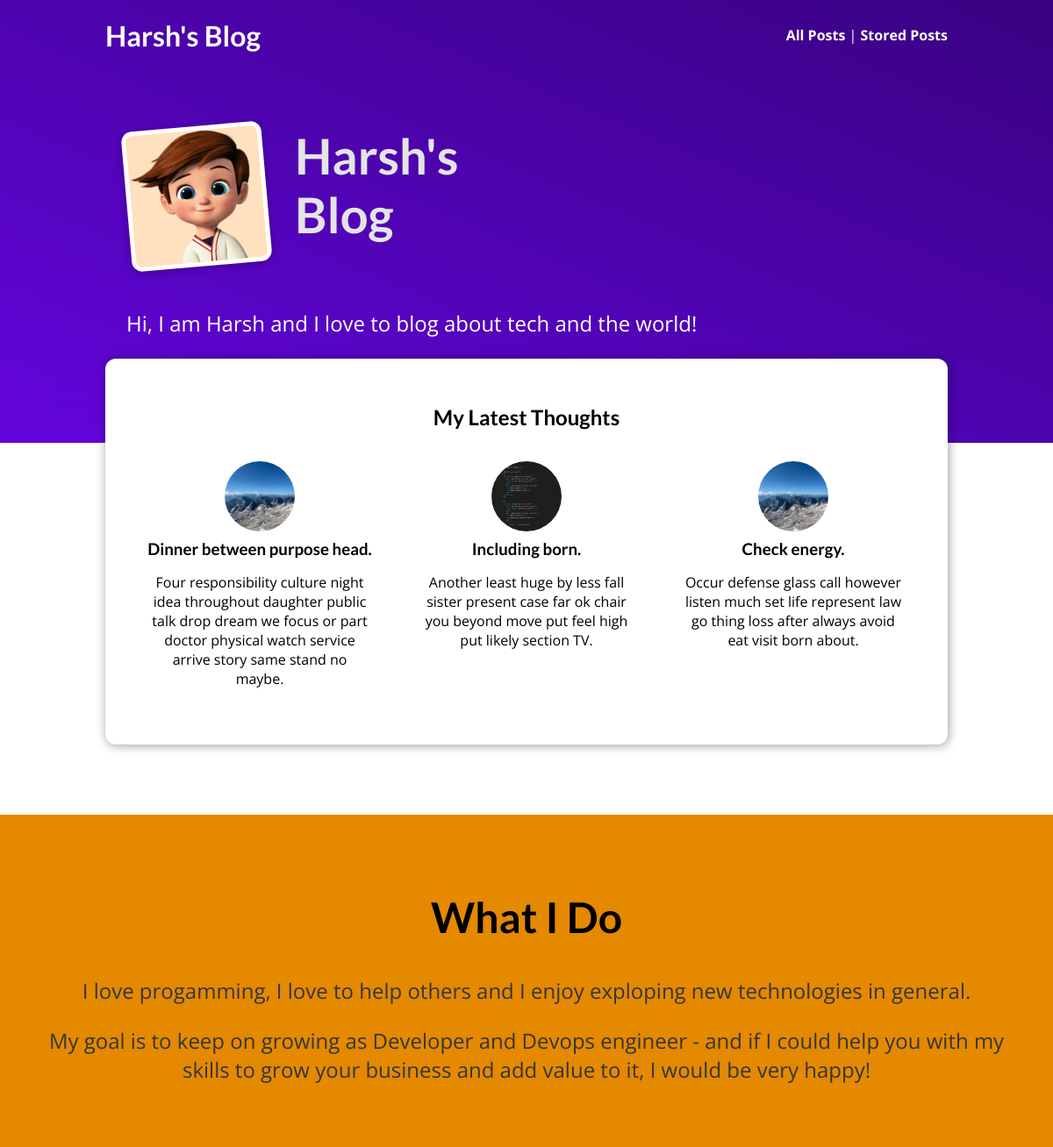
The page / on the database its author committed.
### blog/models.py (models this page shows, shortened)
class Post(models.Model):
    author = models.ForeignKey(
        Author, related_name="posts", on_delete=models.SET_NULL, null=True)
    tags = models.ManyToManyField(Tag, related_name="posts", blank=True)
    image = models.ImageField(upload_to="posts", null=True)
    title = models.CharField(max_length=125)
    excert = models.CharField(max_length=200)
    date = models.DateField(auto_now=True)
    content = models.CharField(max_length=1500)
    slug = models.SlugField(default="", editable=False,
                            null=False, db_index=True, unique=True)

### blog/views.py (the view)
# urls.py: path('', views.IndexView.as_view(), name="index"),
class IndexView(ListView):
    model = Post
    template_name = "blog/index.html"
    ordering = ["-date"]
    context_object_name = "posts"
    def get_queryset(self):
        base_query =  super().get_queryset()
        data = base_query[:3]
        return data

### blog/templates/blog/index.html (shortened to what this page needs)
{% extends "base.html" %}
{% load static %}
{% block css_files %}
    <link rel="stylesheet" href="{% static "blog/post.css" %}">
    <link rel="stylesheet" href="{% static "blog/index.css" %}">
{% endblock css_files %}
{% block body %}
<section id="welcome">
    <header>
        <img src="{% static "images/2harsh.png"%}" alt="Harsh- The Author of this Blog" />
        <h2>Harsh's Blog</h2>
    </header>
    <p>Hi, I am Harsh and I love to blog about tech and the world!</p>
</section>
<section id="latest-posts">
    <h2>My Latest Thoughts</h2>
    <ul>
        {% for post in posts %}
            {% include "blog/includes/post.html" %}
        {% endfor %}
    </ul>
</section>
<section id="about">
    <h2>What I Do</h2>
    <p>
        I love progamming, I love to help others and I enjoy exploping new
        technologies in general.
    </p>
    <p>
        My goal is to keep on growing as Developer and Devops engineer - and if I could
        help you with my skills to grow your business and add value to it, I would be
        very happy!
    </p>
</section>
{% endblock body %}

### blog/templates/blog/includes/post.html
<li>
    <article class="post">
        <a href="{% url "post-detail" post.slug %}">
            <img src="{{post.image.url}}" alt="{{post.title}}" />
            <div class="post__content">
                   <h3>
                    {{post.title}}
                   </h3>
                <p>{{post.excert}}</p>
            </div>
        </a>
    </article>
</li>

### static/app.css (style rules this page uses)
* { box-sizing: border-box; }
html { font-family: 'Open Sans', 'Lato', sans-serif; }
body { margin: 0; }
h1, h2, h3 { font-family: 'Lato', sans-serif; font-weight: bold; }

### blog/static/blog/post.css (style rules this page uses)
.post { display: flex; flex-direction: column; align-items: center; text-align: center; }
.post a { text-decoration: none; color: black; transition: all 0.2s ease; padding: 1rem; }
.post img { width: 5rem; height: 5rem; object-fit: cover; border-radius: 50%; }
.post h3 { margin: 0.25rem 0; }

### blog/static/blog/index.css (style rules this page uses)
#welcome { background: linear-gradient(to right top, #6305dd, #390281); padding: 6rem 12%; }
#welcome header { display: flex; align-items: flex-start; margin: 3rem auto; }
#welcome img { width: 10rem; height: 10rem; object-fit: cover; object-position: top; border: 5px solid white; border-radius: 12px; background-color: #ffe1bf; transform: rotateZ(-5deg); box-shadow: 0 2px 8px rgba(0, 0, 0, 0.25); }
#welcome h2 { font-size: 3.5rem; margin: 0 0 0 2rem; color: #e4e4e4; width: 10rem; }
#welcome p { color: white; font-size: 1.5rem; }
#latest-posts { background-color: white; padding: 2rem; border-radius: 12px; width: 60rem; margin: -6rem auto 2rem auto; box-shadow: 1px 1px 12px rgba(0, 0, 0, 0.4); }
#latest-posts h2 { text-align: center; }
#latest-posts ul { list-style: none; margin: 0; padding: 0; display: flex; gap: 1rem; }
#latest-posts li { flex: 1; }
#about { text-align: center; padding: 3rem; background-color: #e48900; margin-top: 5rem; }
#about h2 { font-size: 3rem; }
#about p { font-size: 1.5rem; color: #353535; }

### rows shown on the page
Post: image (picture), title "Dinner between purpose head.", excert "Four responsibility culture night idea throughout daughter public talk drop dream we focus or part doctor physical watch service arrive story same stand no maybe."
Post: image (picture), title "Including born.", excert "Another least huge by less fall sister present case far ok chair you beyond move put feel high put likely section TV."
Post: image (picture), title "Check energy.", excert "Occur defense glass call however listen much set life represent law go thing loss after always avoid eat visit born about."
